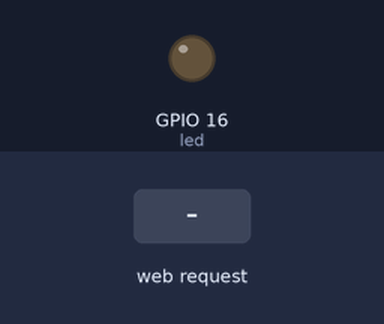
This sketch was run on a simulated ESP8266 (NodeMCU). Shown: output pins drawn as LEDs (lit = HIGH). The test bench sets the inputs (shaded band). WiFi joins after 1.5 s; servers stay silent unless stated; what the sketch prints to the serial monitor is not drawn.

Above: at 2.7 s.
2.8 s: HTTP request GET /led received
At 3.2 s:
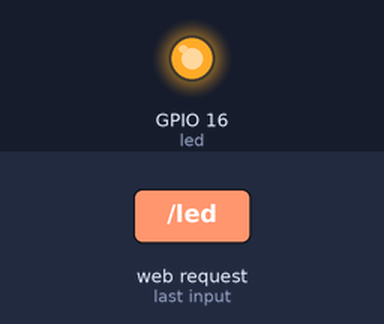
4.3 s: HTTP request GET / received
At 5.5 s:
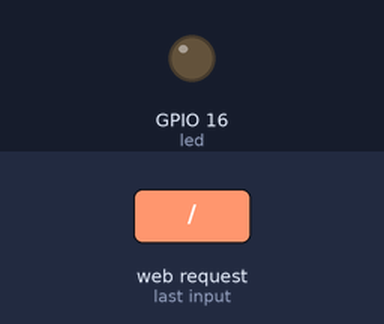
Timing chart, 0 to 7.3 s (numbered marks = the images above; inputs shaded):
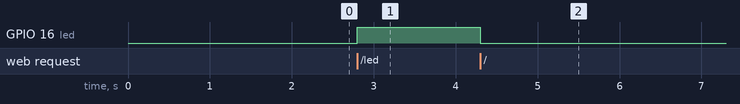

The sketch:

HelloServer_LED.ino
```cpp
/* THIS EXAMPLE LETS YOU CONTROL A LED VIA A WEBPAGE THAT IS AVAILABLE ON A PREEXISTING LOCAL NET
* FOR IT TO WORK YOU NEED TO CONNECT YOUR DEVICE (PC / SMARTPHONE ETC) TO THE SAME WIFI NETWORK AS THE ESP8266
*
*How to use:
*1. Add your wifi network details below
*2. Upload the code to the ESP8266
*3. Check the serial monitor for the IP adress of the ESP8266 local webserver
*4. Connect your PC or smartphone to the same wifi network
*5. Enter the IP adress like a webpage URL
*6. Done!
*/

#include <ESP8266WiFi.h>
#include <WiFiClient.h>
#include <ESP8266WebServer.h>
#include <ESP8266mDNS.h>

// Let the ESP8266 know which network it should connect to
#ifndef STASSID
#define STASSID "skriv in dit trådløse nett navn her" //Wifi ID
#define STAPSK  "passord for trådløst nett" // Wifi Password
#endif

const char* ssid = STASSID;
const char* password = STAPSK;

ESP8266WebServer server(80);

const int led = 16;

void handleRoot() {
  //digitalWrite(led, 1);
  server.send(200, "text/html", "<a href=\"/led\">Turn led off</a>");
  digitalWrite(led, 0);
   Serial.println("Led on");
}

void handleNotFound() {
  digitalWrite(led, 1);
  String message = "File Not Found\n\n";
  message += "URI: ";
  message += server.uri();
  message += "\nMethod: ";
  message += (server.method() == HTTP_GET) ? "GET" : "POST";
  message += "\nArguments: ";
  message += server.args();
  message += "\n";
  for (uint8_t i = 0; i < server.args(); i++) {
    message += " " + server.argName(i) + ": " + server.arg(i) + "\n";
  }
  server.send(404, "text/plain", message);
  digitalWrite(led, 0);
}

void setup(void) {
  pinMode(led, OUTPUT);
  digitalWrite(led, 0);
  Serial.begin(115200);
  WiFi.mode(WIFI_STA);
  WiFi.begin(ssid, password);
  Serial.println("");

  // Wait for connection
  while (WiFi.status() != WL_CONNECTED) {
    delay(500);
    Serial.print(".");
  }
  Serial.println("");
  Serial.print("Connected to ");
  Serial.println(ssid);
  Serial.print("IP address: ");
  Serial.println(WiFi.localIP());

  if (MDNS.begin("esp8266")) {
    Serial.println("MDNS responder started");
  }

  server.on("/", handleRoot);

  server.on("/led", []() {
    server.send(200, "text/html", "<a href=\"/\">Turn LED on</a>");
     digitalWrite(led, 1);
      Serial.println("Led off");
  });

  server.onNotFound(handleNotFound);

  server.begin();
  Serial.println("HTTP server started");
}

void loop(void) {
  server.handleClient();
  MDNS.update();
}
```

Measured:
- after the input at 2.8 s, GPIO 16 (led): LOW → HIGH at once
- after the input at 4.3 s, GPIO 16 (led): HIGH → LOW at once
